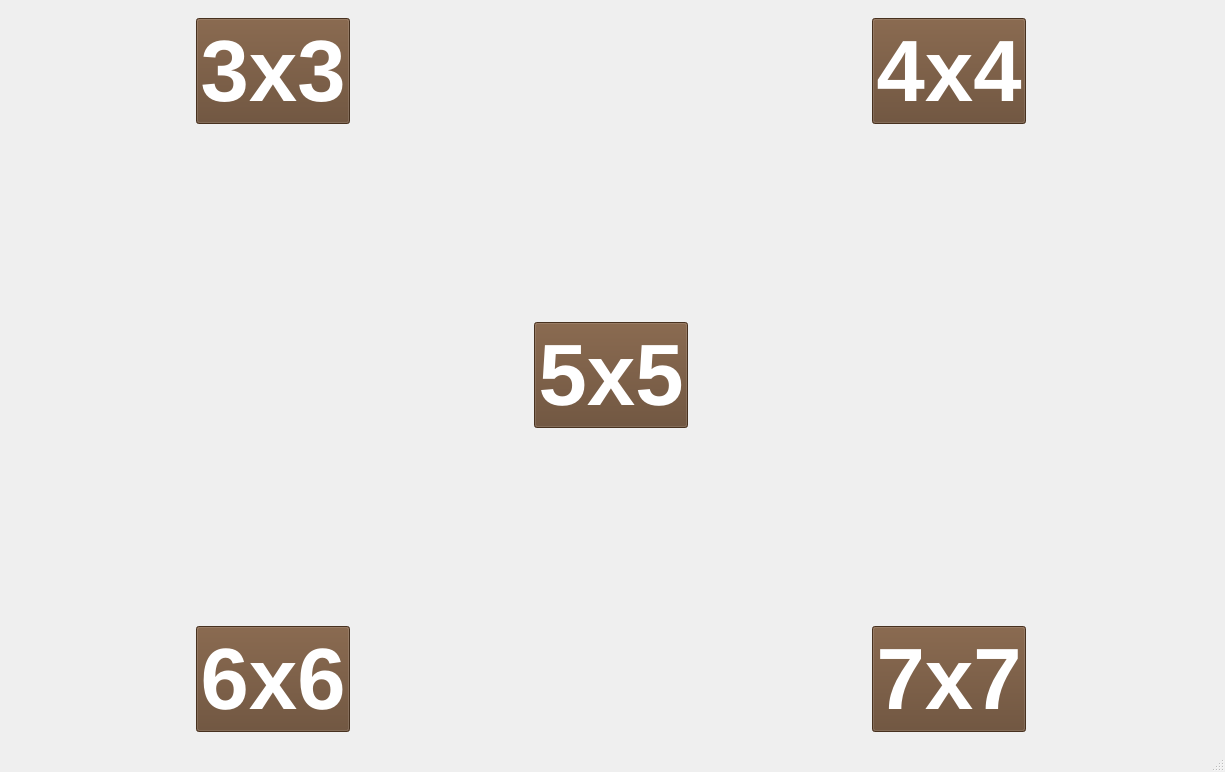
<?xml version="1.0" encoding="UTF-8"?>
<ui version="4.0">
 <class>Level</class>
 <widget class="QMainWindow" name="Level">
  <property name="geometry">
   <rect>
    <x>0</x>
    <y>0</y>
    <width>1225</width>
    <height>772</height>
   </rect>
  </property>
  <property name="windowTitle">
   <string>MainWindow</string>
  </property>
  <widget class="QWidget" name="centralwidget">
   <layout class="QGridLayout" name="gridLayout">
    <item row="0" column="1">
     <widget class="QStackedWidget" name="stackedWidget">
      <property name="currentIndex">
       <number>2</number>
      </property>
      <widget class="QWidget" name="page_4">
       <layout class="QGridLayout" name="gridLayout_2">
        <item row="2" column="0">
         <widget class="QPushButton" name="pushButton_13">
          <property name="font">
           <font>
            <family>URW Gothic [urw]</family>
            <pointsize>16</pointsize>
            <bold>true</bold>
           </font>
          </property>
          <property name="cursor">
           <cursorShape>PointingHandCursor</cursorShape>
          </property>
          <property name="styleSheet">
           <string notr="true">background-color: rgb(99, 69, 44);
color: rgb(255, 255, 255);</string>
          </property>
          <property name="text">
           <string>Выход</string>
          </property>
         </widget>
        </item>
        <item row="0" column="0">
         <widget class="QPushButton" name="pushButton_12">
          <property name="sizePolicy">
           <sizepolicy hsizetype="Minimum" vsizetype="Maximum">
            <horstretch>0</horstretch>
            <verstretch>0</verstretch>
           </sizepolicy>
          </property>
          <property name="maximumSize">
           <size>
            <width>167</width>
            <height>16777215</height>
           </size>
          </property>
          <property name="font">
           <font>
            <family>URW Gothic [urw]</family>
            <pointsize>16</pointsize>
            <bold>true</bold>
           </font>
          </property>
          <property name="cursor">
           <cursorShape>PointingHandCursor</cursorShape>
          </property>
          <property name="styleSheet">
           <string notr="true">background-color: rgb(99, 69, 44);
color: rgb(255, 255, 255);</string>
          </property>
          <property name="text">
           <string>Начать игру</string>
          </property>
          <property name="flat">
           <bool>false</bool>
          </property>
         </widget>
        </item>
        <item row="1" column="0">
         <widget class="QPushButton" name="pushButton_14">
          <property name="font">
           <font>
            <family>URW Gothic [urw]</family>
            <pointsize>16</pointsize>
            <bold>true</bold>
           </font>
          </property>
          <property name="cursor">
           <cursorShape>PointingHandCursor</cursorShape>
          </property>
          <property name="styleSheet">
           <string notr="true">background-color: rgb(99, 69, 44);
color: rgb(255, 255, 255);</string>
          </property>
          <property name="text">
           <string>Статистика</string>
          </property>
         </widget>
        </item>
       </layout>
      </widget>
      <widget class="QWidget" name="page">
       <layout class="QGridLayout" name="gridLayout_3">
        <item row="1" column="1">
         <widget class="QPushButton" name="pushButton_5">
          <property name="sizePolicy">
           <sizepolicy hsizetype="Minimum" vsizetype="Fixed">
            <horstretch>0</horstretch>
            <verstretch>0</verstretch>
           </sizepolicy>
          </property>
          <property name="font">
           <font>
            <family>URW Gothic [urw]</family>
            <pointsize>16</pointsize>
            <bold>true</bold>
           </font>
          </property>
          <property name="cursor">
           <cursorShape>PointingHandCursor</cursorShape>
          </property>
          <property name="styleSheet">
           <string notr="true">background-color: rgb(99, 69, 44);
color: rgb(255, 255, 255);</string>
          </property>
          <property name="text">
           <string>Обычный режим</string>
          </property>
         </widget>
        </item>
        <item row="2" column="1">
         <widget class="QPushButton" name="pushButton_6">
          <property name="sizePolicy">
           <sizepolicy hsizetype="Fixed" vsizetype="Fixed">
            <horstretch>0</horstretch>
            <verstretch>0</verstretch>
           </sizepolicy>
          </property>
          <property name="font">
           <font>
            <family>URW Gothic [urw]</family>
            <pointsize>16</pointsize>
            <bold>true</bold>
           </font>
          </property>
          <property name="cursor">
           <cursorShape>PointingHandCursor</cursorShape>
          </property>
          <property name="styleSheet">
           <string notr="true">background-color: rgb(99, 69, 44);
color: rgb(255, 255, 255);</string>
          </property>
          <property name="text">
           <string>Режим &quot;Золотая буква&quot;</string>
          </property>
         </widget>
        </item>
       </layout>
      </widget>
      <widget class="QWidget" name="page_2">
       <layout class="QGridLayout" name="gridLayout_4">
        <item row="0" column="0">
         <widget class="QPushButton" name="pushButton_7">
          <property name="sizePolicy">
           <sizepolicy hsizetype="Fixed" vsizetype="Fixed">
            <horstretch>0</horstretch>
            <verstretch>0</verstretch>
           </sizepolicy>
          </property>
          <property name="font">
           <font>
            <pointsize>65</pointsize>
            <bold>true</bold>
           </font>
          </property>
          <property name="cursor">
           <cursorShape>PointingHandCursor</cursorShape>
          </property>
          <property name="styleSheet">
           <string notr="true">background-color: rgb(99, 69, 44);
color: rgb(255, 255, 255);</string>
          </property>
          <property name="text">
           <string>3х3</string>
          </property>
         </widget>
        </item>
        <item row="2" column="2">
         <widget class="QPushButton" name="pushButton_10">
          <property name="sizePolicy">
           <sizepolicy hsizetype="Fixed" vsizetype="Fixed">
            <horstretch>0</horstretch>
            <verstretch>0</verstretch>
           </sizepolicy>
          </property>
          <property name="font">
           <font>
            <pointsize>65</pointsize>
            <bold>true</bold>
           </font>
          </property>
          <property name="cursor">
           <cursorShape>PointingHandCursor</cursorShape>
          </property>
          <property name="styleSheet">
           <string notr="true">background-color: rgb(99, 69, 44);
color: rgb(255, 255, 255);</string>
          </property>
          <property name="text">
           <string>7x7</string>
          </property>
         </widget>
        </item>
        <item row="2" column="0">
         <widget class="QPushButton" name="pushButton_11">
          <property name="sizePolicy">
           <sizepolicy hsizetype="Fixed" vsizetype="Fixed">
            <horstretch>0</horstretch>
            <verstretch>0</verstretch>
           </sizepolicy>
          </property>
          <property name="font">
           <font>
            <pointsize>65</pointsize>
            <bold>true</bold>
           </font>
          </property>
          <property name="cursor">
           <cursorShape>PointingHandCursor</cursorShape>
          </property>
          <property name="styleSheet">
           <string notr="true">background-color: rgb(99, 69, 44);
color: rgb(255, 255, 255);</string>
          </property>
          <property name="text">
           <string>6x6</string>
          </property>
         </widget>
        </item>
        <item row="0" column="1" rowspan="3">
         <widget class="QPushButton" name="pushButton_9">
          <property name="sizePolicy">
           <sizepolicy hsizetype="Fixed" vsizetype="Fixed">
            <horstretch>0</horstretch>
            <verstretch>0</verstretch>
           </sizepolicy>
          </property>
          <property name="font">
           <font>
            <pointsize>65</pointsize>
            <bold>true</bold>
           </font>
          </property>
          <property name="cursor">
           <cursorShape>PointingHandCursor</cursorShape>
          </property>
          <property name="styleSheet">
           <string notr="true">background-color: rgb(99, 69, 44);
color: rgb(255, 255, 255);</string>
          </property>
          <property name="text">
           <string>5x5</string>
          </property>
         </widget>
        </item>
        <item row="0" column="2">
         <widget class="QPushButton" name="pushButton_8">
          <property name="sizePolicy">
           <sizepolicy hsizetype="Fixed" vsizetype="Fixed">
            <horstretch>0</horstretch>
            <verstretch>0</verstretch>
           </sizepolicy>
          </property>
          <property name="font">
           <font>
            <pointsize>65</pointsize>
            <bold>true</bold>
           </font>
          </property>
          <property name="cursor">
           <cursorShape>PointingHandCursor</cursorShape>
          </property>
          <property name="styleSheet">
           <string notr="true">background-color: rgb(99, 69, 44);
color: rgb(255, 255, 255);</string>
          </property>
          <property name="text">
           <string>4x4</string>
          </property>
         </widget>
        </item>
       </layout>
      </widget>
      <widget class="QWidget" name="page_3">
       <widget class="QTableWidget" name="tableWidget">
        <property name="enabled">
         <bool>false</bool>
        </property>
        <property name="geometry">
         <rect>
          <x>370</x>
          <y>40</y>
          <width>256</width>
          <height>192</height>
         </rect>
        </property>
       </widget>
       <widget class="QPushButton" name="pushButton">
        <property name="geometry">
         <rect>
          <x>90</x>
          <y>40</y>
          <width>111</width>
          <height>121</height>
         </rect>
        </property>
        <property name="font">
         <font>
          <pointsize>15</pointsize>
         </font>
        </property>
        <property name="text">
         <string>Домой</string>
        </property>
       </widget>
       <widget class="QPushButton" name="pushButton_2">
        <property name="geometry">
         <rect>
          <x>90</x>
          <y>180</y>
          <width>111</width>
          <height>121</height>
         </rect>
        </property>
        <property name="font">
         <font>
          <pointsize>15</pointsize>
         </font>
        </property>
        <property name="text">
         <string>Рестарт</string>
        </property>
       </widget>
       <widget class="QPushButton" name="pushButton_3">
        <property name="geometry">
         <rect>
          <x>90</x>
          <y>320</y>
          <width>111</width>
          <height>121</height>
         </rect>
        </property>
        <property name="font">
         <font>
          <pointsize>15</pointsize>
         </font>
        </property>
        <property name="text">
         <string>Подсказка</string>
        </property>
       </widget>
       <widget class="QPushButton" name="pushButton_4">
        <property name="geometry">
         <rect>
          <x>90</x>
          <y>460</y>
          <width>111</width>
          <height>121</height>
         </rect>
        </property>
        <property name="font">
         <font>
          <pointsize>15</pointsize>
         </font>
        </property>
        <property name="text">
         <string>-30 секунд</string>
        </property>
       </widget>
       <widget class="QLineEdit" name="lineEdit">
        <property name="enabled">
         <bool>false</bool>
        </property>
        <property name="geometry">
         <rect>
          <x>1000</x>
          <y>20</y>
          <width>142</width>
          <height>25</height>
         </rect>
        </property>
       </widget>
       <widget class="QLineEdit" name="lineEdit_2">
        <property name="enabled">
         <bool>false</bool>
        </property>
        <property name="geometry">
         <rect>
          <x>1000</x>
          <y>70</y>
          <width>142</width>
          <height>25</height>
         </rect>
        </property>
       </widget>
      </widget>
      <widget class="QWidget" name="page_5">
       <layout class="QGridLayout" name="gridLayout_5">
        <item row="0" column="2">
         <spacer name="horizontalSpacer_2">
          <property name="orientation">
           <enum>Qt::Horizontal</enum>
          </property>
          <property name="sizeHint" stdset="0">
           <size>
            <width>117</width>
            <height>20</height>
           </size>
          </property>
         </spacer>
        </item>
        <item row="0" column="1" rowspan="2">
         <widget class="QTextBrowser" name="textBrowser">
          <property name="enabled">
           <bool>false</bool>
          </property>
          <property name="font">
           <font>
            <pointsize>20</pointsize>
           </font>
          </property>
         </widget>
        </item>
        <item row="1" column="0">
         <spacer name="horizontalSpacer">
          <property name="orientation">
           <enum>Qt::Horizontal</enum>
          </property>
          <property name="sizeHint" stdset="0">
           <size>
            <width>389</width>
            <height>20</height>
           </size>
          </property>
         </spacer>
        </item>
        <item row="2" column="1">
         <widget class="QPushButton" name="pushButton_15">
          <property name="text">
           <string>Домой</string>
          </property>
         </widget>
        </item>
       </layout>
      </widget>
      <widget class="QWidget" name="page_6"/>
     </widget>
    </item>
   </layout>
  </widget>
  <widget class="QMenuBar" name="menubar">
   <property name="geometry">
    <rect>
     <x>0</x>
     <y>0</y>
     <width>1225</width>
     <height>22</height>
    </rect>
   </property>
  </widget>
  <widget class="QStatusBar" name="statusbar"/>
 </widget>
 <resources/>
 <connections/>
</ui>
